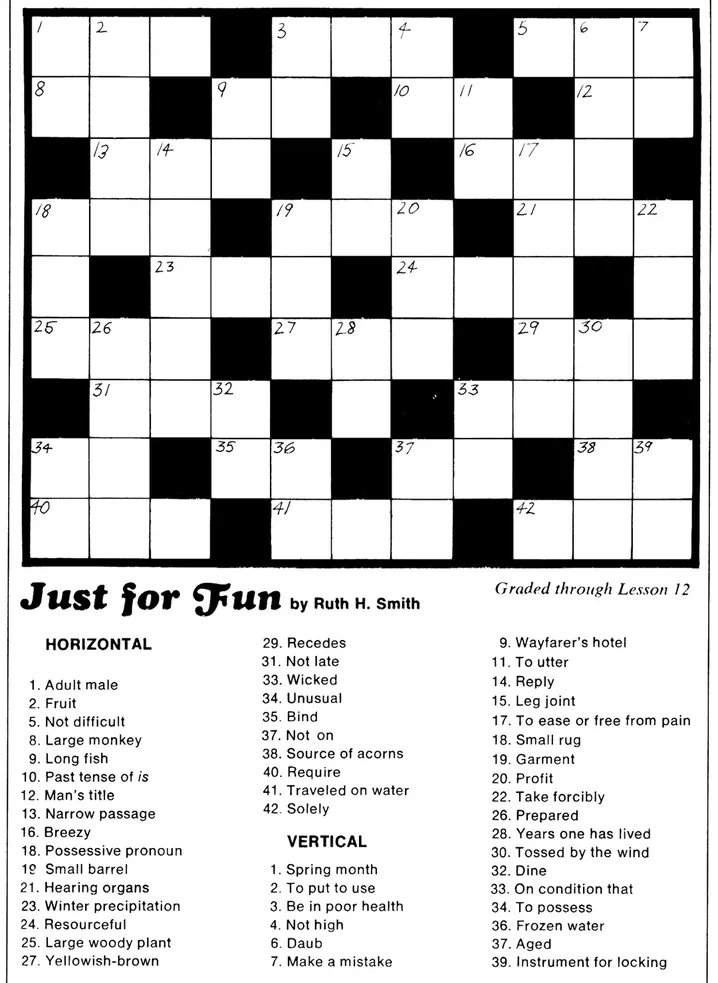
#> input picture Assets/crossword_Ex1.webp, 718 x 983 px, shrunk from 1080 x 1479 before the run
$ python Main.py
#> lines starting #> are read from the running program, lines starting #| are printed output that depends on the picture; after the words box and inside, x2 and y2 are one past the last pixel; in counts of white or black regions, pixels touching at a corner belong together
#references: https://learnopencv.com/contour-detection-using-opencv-python-c/
#            https://stackoverflow.com/questions/55169645/square-detection-in-image
#            https://medium.com/coinmonks/a-box-detection-algorithm-for-any-image-containing-boxes-756c15d7ed26 <-  the box extract in this works very good for Ex1 but fails for all others

import cv2
import os
import numpy as np
#Define constants/Vars
filesGenerated = []

# Function Definitions
def parseContours(filename):
    # read in test image
#> called with filename = 'Assets/crossword_Ex1.webp'
    image1 = cv2.imread(filename)
#> image1 is the input picture: shape (983, 718, 3); mean B, G, R 201.8, 201.8, 201.8
    if image1 is None:
        print("Error: File {filename} was not able to be read")
        return
    h, w, ch = image1.shape
#> h = 983; w = 718; ch = 3
    # convert the image to grayscale format
    img_gray = cv2.cvtColor(image1, cv2.COLOR_BGR2GRAY)
    img_getBlack = img_gray.copy()
    #invert image
    img_gray = 255-img_gray  # Invert the image
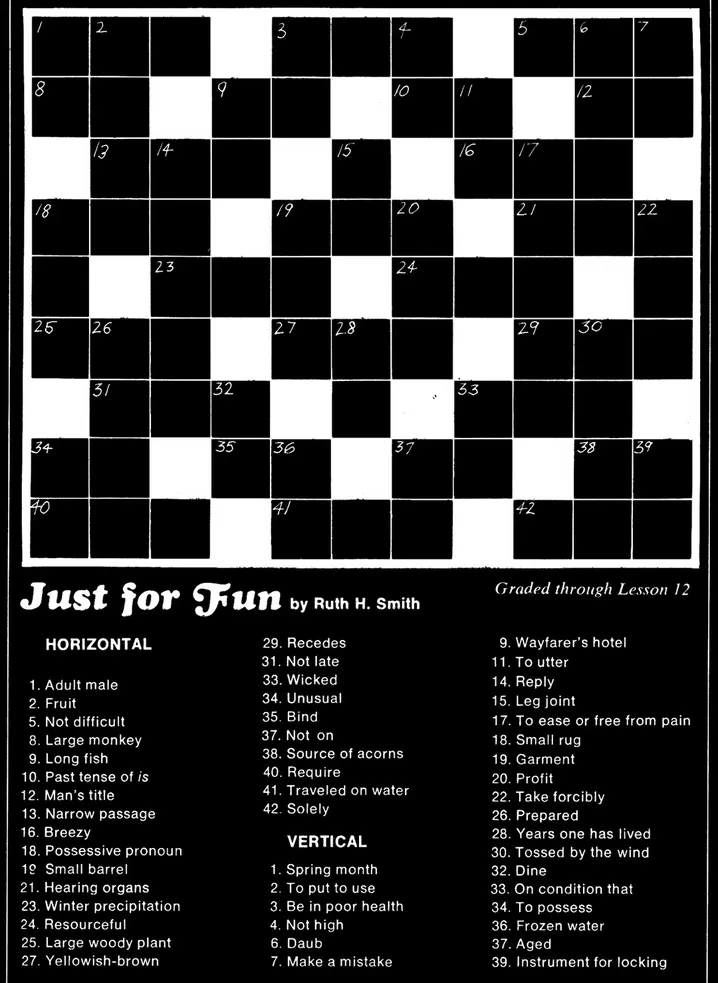
#> img_gray: shape (983, 718); min 0, max 255, mean 53.2
    # apply binary thresholding
    ret, thresh = cv2.threshold(img_gray, 128, 255, cv2.THRESH_BINARY)
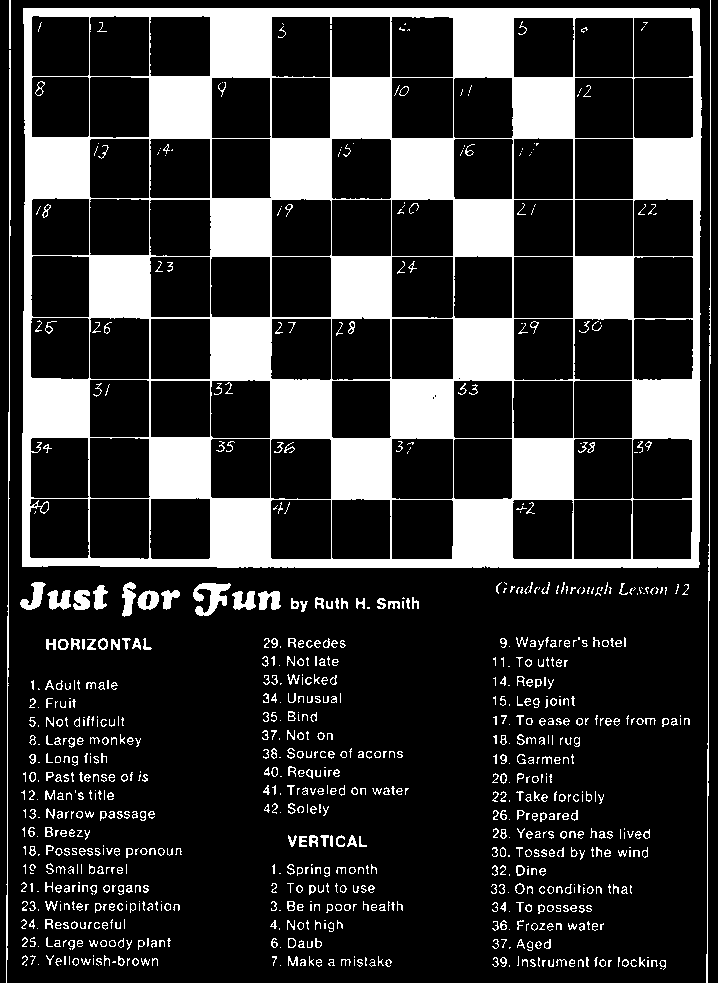
#> thresh: shape (983, 718); 20.7% white; 884 white regions (341 under 20 px), largest, box (x1, y1, x2, y2) and area: (22, 8, 702, 568) 122216, (6, 50, 11, 983) 1310, (706, 0, 711, 983) 1141
    retB, threshB = cv2.threshold(img_getBlack, 128, 255, cv2.THRESH_BINARY)
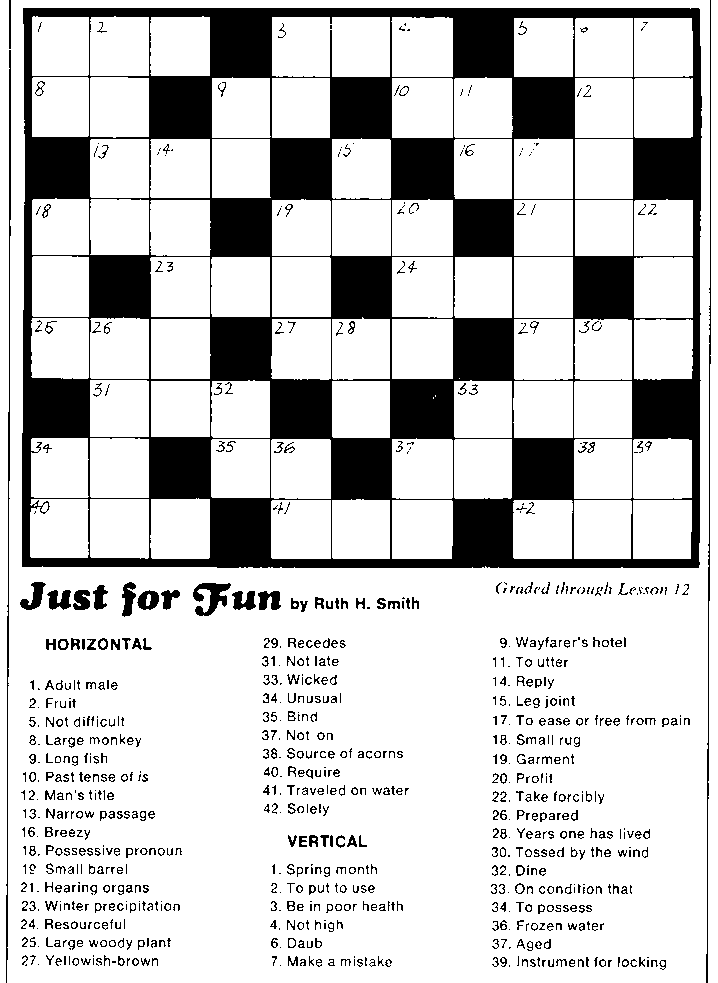
#> threshB: shape (983, 718); 79.2% white; 876 black regions (329 under 20 px), largest, box (x1, y1, x2, y2) and area: (22, 8, 702, 568) 122419, (6, 50, 11, 983) 1313, (706, 0, 711, 983) 1147
    # Defining a kernel length
    kernel_length = 1

    #A verticle kernel of (1 X kernel_length), which will detect all the verticle lines from the image.
    verticle_kernel = cv2.getStructuringElement(cv2.MORPH_RECT, (1, kernel_length))
    # A horizontal kernel of (kernel_length X 1), which will help to detect all the horizontal line from the image.
    hori_kernel = cv2.getStructuringElement(cv2.MORPH_RECT, (kernel_length, 1))
    # A kernel of (3 X 3) ones.
    kernel = cv2.getStructuringElement(cv2.MORPH_RECT, (3, 3))

    # Morphological operation to detect vertical lines from an image
    img_temp1 = cv2.erode(thresh, verticle_kernel, iterations=3)
    verticle_lines_img = cv2.dilate(img_temp1, verticle_kernel, iterations=3)
    img_temp2 = cv2.erode(thresh, hori_kernel, iterations=3)
    horizontal_lines_img = cv2.dilate(img_temp2, hori_kernel, iterations=3)

    img_temp1B = cv2.erode(threshB, verticle_kernel, iterations=3)
    verticle_lines_imgB = cv2.dilate(img_temp1B, verticle_kernel, iterations=3)
    img_temp2B = cv2.erode(threshB, hori_kernel, iterations=3)
    horizontal_lines_imgB = cv2.dilate(img_temp2B, hori_kernel, iterations=3)

    # Weighting parameters, this will decide the quantity of an image to be added to make a new image.
    alpha = 0.5
    beta = 1.0 - alpha
    # This function helps to add two image with specific weight parameter to get a third image as summation of two image.
    img_final_bin = cv2.addWeighted(verticle_lines_img, alpha, horizontal_lines_img, beta, 0.0)
    img_final_bin = cv2.erode(~img_final_bin, kernel, iterations=2)
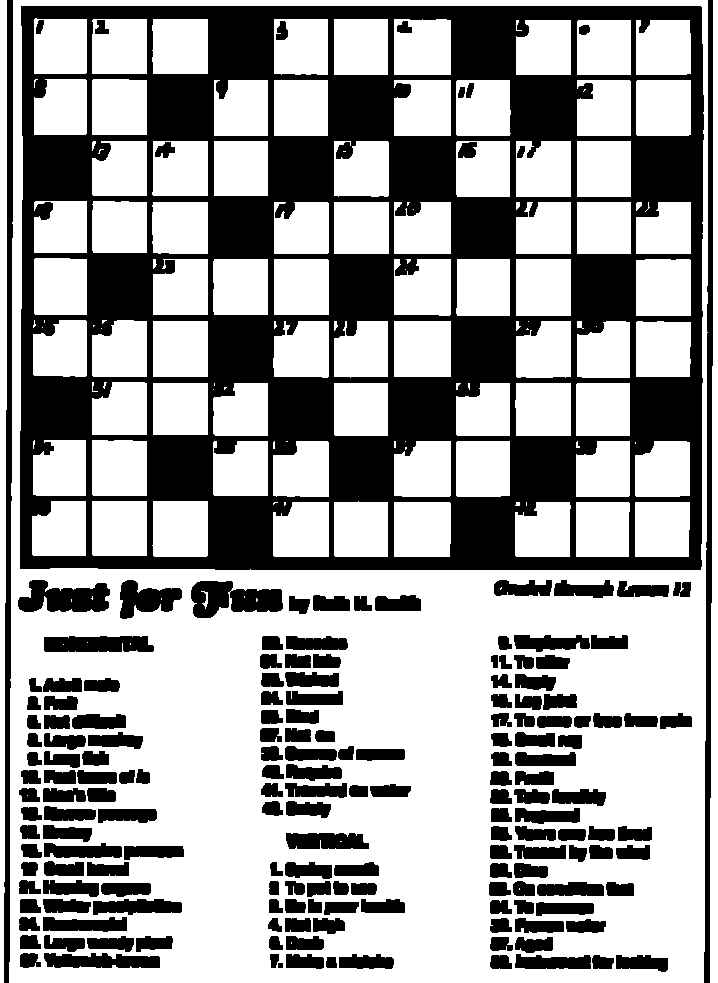
#> img_final_bin: shape (983, 718); 63.9% white; 181 black regions, largest, box (x1, y1, x2, y2) and area: (20, 6, 704, 570) 169663, (4, 0, 13, 983) 5386, (704, 0, 713, 983) 5129
    (thresh, img_final_bin) = cv2.threshold(img_final_bin, 128,255, cv2.THRESH_BINARY | cv2.THRESH_OTSU)
#> thresh = 0
    cv2.imwrite(filename.split(".")[0]+"_box.png",img_final_bin)

    img_final_binB = cv2.addWeighted(verticle_lines_imgB, alpha, horizontal_lines_imgB, beta, 0.0)
    img_final_binB = cv2.erode(~img_final_binB, kernel, iterations=2)
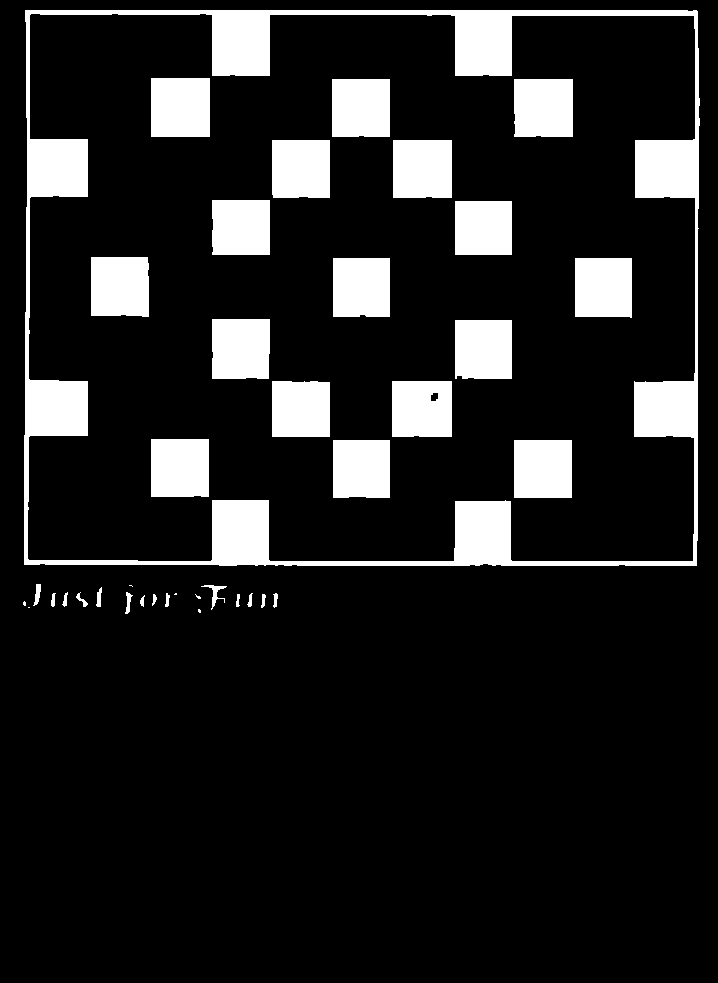
#> img_final_binB: shape (983, 718); 13.6% white; 38 white regions (6 under 20 px)
    (thresh, img_final_binB) = cv2.threshold(img_final_binB, 128,255, cv2.THRESH_BINARY | cv2.THRESH_OTSU)
    cv2.imwrite(filename.split(".")[0]+"_black_box.png",img_final_binB)

    # detect the contours on the binary image using cv2.CHAIN_APPROX_NONE
    contours, hierarchy = cv2.findContours(image=img_final_bin, mode=cv2.RETR_TREE, method=cv2.CHAIN_APPROX_SIMPLE)
#> contours = 319 contours, 59 with area under 20; largest, box (x1, y1, x2, y2) and area: (9, 0, 708, 983) 681672, (19, 5, 705, 571) 385097, (710, 0, 718, 983) 5108, (0, 0, 7, 983) 4846, (394, 321, 451, 377) 3080
    # draw contours on the original image
    contourImage = np.zeros_like(image1)
#> (the run stopped early here; a loop or call above may not have finished)

$ run again, with Assets/crossword_Colorful_negative_box.png saved as Assets/crossword_Ex1.webp
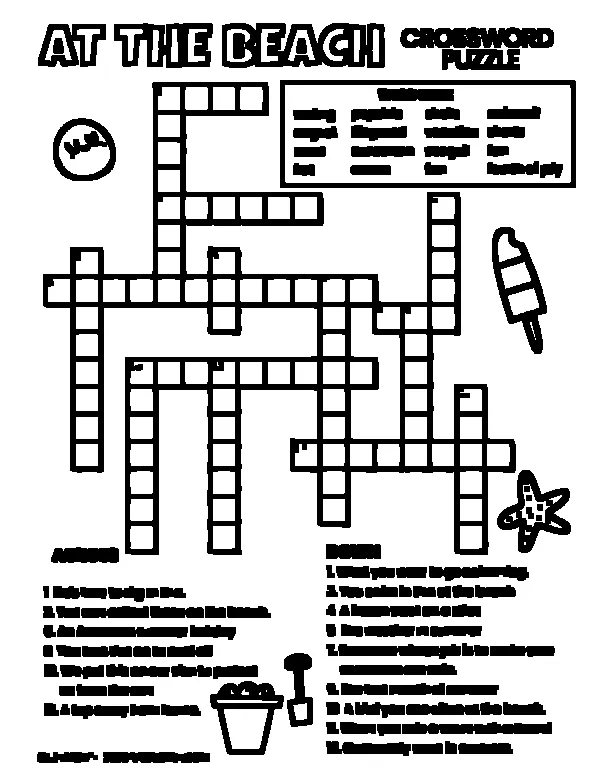
#> input picture Assets/crossword_Colorful_negative_box.png, 600 x 776 px
#> in parseContours, image1 is the input picture: shape (776, 600, 3); mean B, G, R 195.2, 195.2, 195.2
#> threshB: shape (776, 600); 76.6% white; 118 black regions, largest, box (x1, y1, x2, y2) and area: (43, 82, 516, 555) 38508, (222, 23, 385, 68) 4763, (280, 80, 576, 188) 3944
#> in parseContours, `img_final_bin = cv2.erode(~img_final_bin, kernel, iterations=2)`:
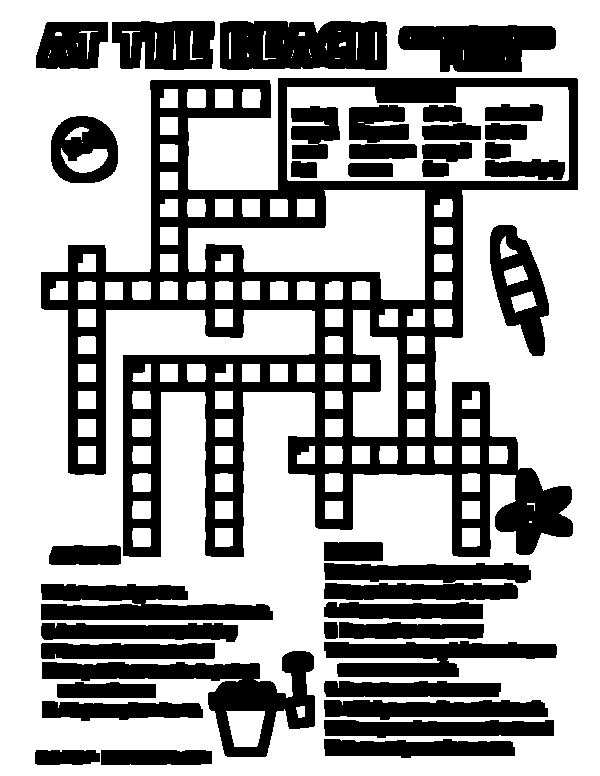
#> img_final_bin: shape (776, 600); 63.4% white; 40 black regions, largest, box (x1, y1, x2, y2) and area: (41, 78, 578, 557) 74794, (42, 651, 315, 757) 8562, (220, 21, 387, 70) 7534
#> in parseContours, `(thresh, img_final_bin) = cv2.threshold(img_final_bin, 128,255, cv2.TH..`: thresh = 0
#> in parseContours, `img_final_binB = cv2.erode(~img_final_binB, kernel, iterations=2)`:
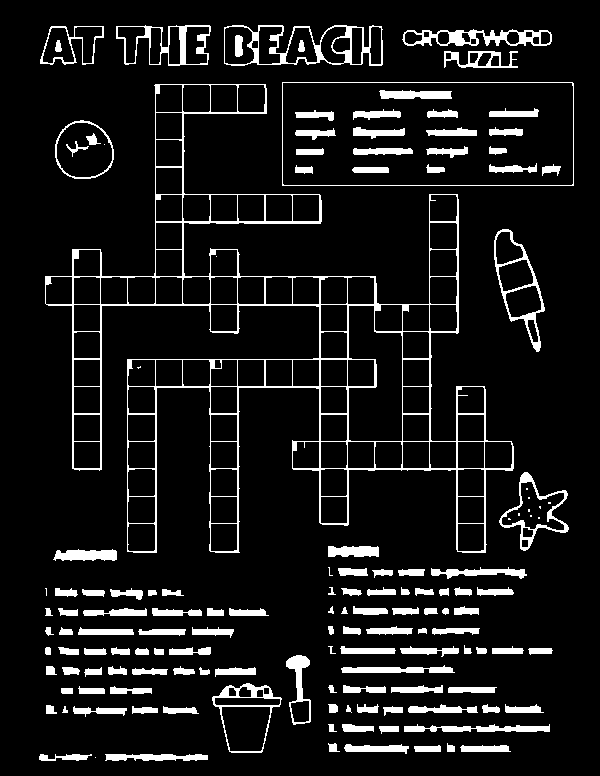
#> img_final_binB: shape (776, 600); 9.2% white; 145 white regions (15 under 20 px)
#> contours = 175 contours, 30 with area under 20; largest, box (x1, y1, x2, y2) and area: (0, 0, 600, 776) 464225, (40, 77, 579, 558) 148582, (287, 87, 569, 181) 24830, (188, 190, 425, 300) 14033, (41, 650, 316, 758) 10228
